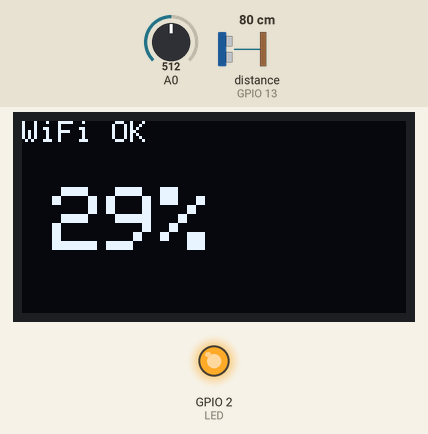
A program run on a simulated ESP8266 (Wemos D1 mini). Shown: 128×64 one-colour display, output pins drawn as LEDs (lit = HIGH). Wiring (inferred from the names in the program): ultrasonic range finder: trigger GPIO 14; echo GPIO 13. The test bench sets the inputs (shaded band); at power-on: A0 = 512, distance to the obstacle (sensor on GPIO 13) 80 cm. The echo pulse lasts 58.3 µs per cm; WiFi joins after 1.5 s; servers stay silent unless stated; random numbers use the default seed unless the program sets one; no MQTT or app messages arrive unless stated; pins used as bus, display or sensor lines are not drawn.

Above: at 3.3 s.
3.4 s: A0 set to 738
7.6 s: A0 set to 764
9.1 s: A0 set to 740
10.6 s: distance to the obstacle (sensor on GPIO 13) set to 2 cm
At 14.1 s:
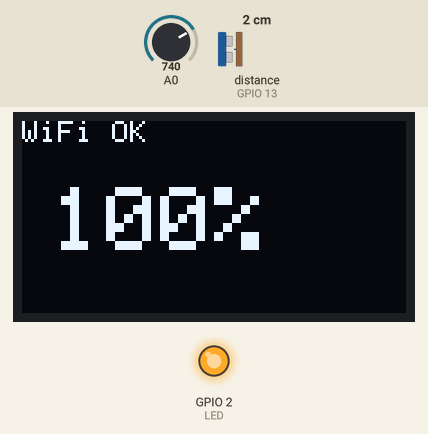
14.7 s: A0 set to 760
At 18.6 s:
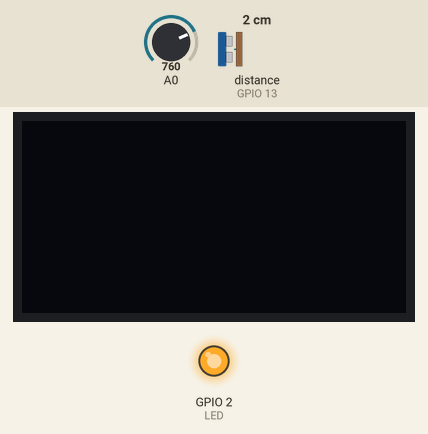
Timing chart, 0 to 19.9 s (numbered marks = the images above; inputs shaded):
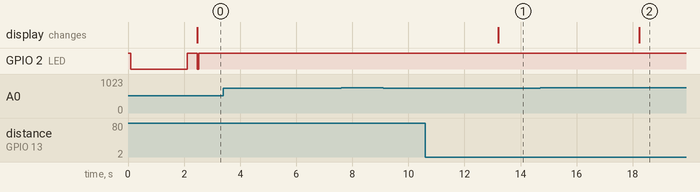

Measured:
- after the input at 3.4 s, every drawn part: stays the same
- after the input at 7.6 s, every drawn part: stays the same
- after the input at 9.1 s, every drawn part: stays the same
- after the input at 10.6 s, the display: changes after 2.6 s (image 1)
- after the input at 14.7 s, the display: changes after 3.5 s (image 2)

The program:

main.cpp
```cpp
// IBC Level Sensor
// Autor: Holger Hunger
// 17.05.2026

#include <Arduino.h>
#include <Wire.h>
#include <ArduinoJson.h>
#include "globals.h"
#include "wifimqtt.h"
#include "display.h"
#include "sensor.h"
#include "brightness.h"

IbcDisplay display;
IbcSensor sensor;
LdrSensor ldr;

unsigned long lastPublish = -MQTT_INTERVAL_MS; // erstes Publish sofort auslösen

void publish(int level, int pct, int adc) {
    JsonDocument doc;
    doc["cm"] = level;
    doc["pct"] = pct;
    doc["adc"] = adc;
    char buf[64];
    serializeJson(doc, buf);
    client.publish(MQTT_TOPIC, buf);
}

void setup() {
    //Serial.begin(115200);
    pinMode(LED, OUTPUT);
    digitalWrite(LED, LED_OFF);

    Wire.begin(SDA, SCL);
    display.begin();
    display.show(-1, false);
    sensor.begin();
    ldr.begin();

    connectAP();
    client.setServer(MQTT_HOST, MQTT_PORT);
}

void loop() {
    unsigned long now = millis();
    int adc = ldr.readRaw();
    bool displayOn = (adc <= LDR_DARK_THRESHOLD);
    bool timeToPublish = (now - lastPublish >= MQTT_INTERVAL_MS);

    display.setPower(displayOn);

    if (displayOn || timeToPublish) {
        int raw = sensor.readCm();
        int level = (raw > 0) ? constrain(TANK_SENSOR_HEIGHT_CM - raw, 0, TANK_SENSOR_HEIGHT_CM) : -1;
        int pct = (level >= 0) ? constrain(level * 100 / TANK_OVERFLOW_CM, 0, 100) : -1;

        // Display läuft unabhängig vom WLAN-Status
        if (displayOn) {
            display.show(pct, WiFi.status() == WL_CONNECTED);
        }

        // WLAN/MQTT erst jetzt – kurz vor dem Zugriff – prüfen und ggf. aufbauen
        if (timeToPublish) {
            if (!client.connected()) {
                reconnect();
            }
            if (client.connected()) {
                client.loop();
                if (level >= 0) {
                    publish(level, pct, adc);
                }
            }
            // Intervall (und den Restart-Zähler in reconnect) im 5-Min-Takt halten,
            // auch wenn die Verbindung gerade nicht steht
            lastPublish = now;
        }
    }

    delay(DISPLAY_INTERVAL_MS);
}
```

brightness.h
```cpp
#ifndef BRIGHTNESS_H
#define BRIGHTNESS_H

#include <Arduino.h>

// LDR5528 an A0: 3.3V — 100k — A0 — LDR — GND
// Hoher ADC-Wert = hoher LDR-Widerstand = dunkel
class LdrSensor {
public:
    void begin() {
        pinMode(A0, INPUT);
    }

    // Rohwert 0–1023 (0 = hell, 1023 = dunkel)
    int readRaw() {
        long total = 0;
        for (int i = 0; i < SAMPLES; i++) {
            total += analogRead(A0);
            delay(5);
        }
        int raw = total / SAMPLES;
        //Serial.print("LDR: ");
        //Serial.println(raw);
        return raw;
    }

private:
    static constexpr int SAMPLES = 4;
};

#endif // BRIGHTNESS_H
```

display.h
```cpp
#ifndef DISPLAY_H
#define DISPLAY_H

#include <Wire.h>
#include <Adafruit_GFX.h>
#include <Adafruit_SSD1306.h>

class IbcDisplay {
public:
    void begin() {
        _display.begin(SSD1306_SWITCHCAPVCC, 0x3C);
        _display.setTextColor(SSD1306_WHITE);
    }

    void setPower(bool on) {
        _display.ssd1306_command(on ? SSD1306_DISPLAYON : SSD1306_DISPLAYOFF);
    }

    void show(int pct, bool wifiOk) {
        _display.clearDisplay();

        _display.setTextSize(1);
        _display.setCursor(0, 0);
        _display.print(wifiOk ? "WiFi OK" : "no WiFi");

        _display.setTextSize(3);
        _display.setCursor(10, 22);
        if (pct < 0) {
            _display.print("---");
        } else {
            _display.print(pct);
            _display.print("%");
        }

        _display.display();
    }

private:
    Adafruit_SSD1306 _display{128, 64, &Wire, -1};
};

#endif // DISPLAY_H
```

globals.h
```cpp
//
// Created by holger on 17.05.26
// AZ-Delivery esp8266 D1 mini
//

#ifndef GLOBALS_H
#define GLOBALS_H

auto MQTT_TOPIC = "keller/ibc_level";

// I2C
#define SDA 4
#define SCL 5

// HC-SR04
#define TRIGGER_PIN 14
#define ECHO_PIN 13

// Onboard LED
#define LED 2
#define LED_ON LOW
#define LED_OFF HIGH

#define WLAN_CONNECT_WAIT 1000

#define DISPLAY_INTERVAL_MS  5000UL    // Mess- und Anzeigetakt wenn Display AN
#define MQTT_INTERVAL_MS     300000UL  // MQTT-Publish-Intervall (5 Minuten)

// LDR: ADC-Wert ab dem das Display abgeschaltet wird (dunkel = hoher Wert)
#define LDR_DARK_THRESHOLD 750

// IBC-Geometrie (cm)
#define TANK_SENSOR_HEIGHT_CM 106   // Abstand Behälterboden bis Sensor
#define TANK_OVERFLOW_CM      88    // Füllstand bei dem der Behälter überläuft

#endif //GLOBALS_H
```

sensor.h
```cpp
#ifndef SENSOR_H
#define SENSOR_H

#include <Arduino.h>
#include "globals.h"

class IbcSensor {
public:
    bool begin() {
        pinMode(TRIGGER_PIN, OUTPUT);
        pinMode(ECHO_PIN, INPUT);
        digitalWrite(TRIGGER_PIN, LOW);
        delay(50);
        return true;
    }

    // Gibt Abstand in cm zurück, -1 bei Fehler.
    // Sammelt SAMPLES Messungen und gibt den Median zurück. Der Median ist
    // robust gegen einzelne Fehlechos (Ausreißer), die einen Mittelwert stark
    // verfälschen würden, und liefert immer einen eindeutigen Wert.
    int readCm() {
        int values[SAMPLES];
        int count = 0;

        for (int i = 0; i < SAMPLES; i++) {
            long cm = measure();
            if (cm > 0) {
                values[count++] = static_cast<int>(cm);
            }
            delay(30);
        }

        if (count == 0) {
            //Serial.println("Sensor: kein Echo");
            return -1;
        }

        // aufsteigend sortieren (Insertion Sort, kleine Datenmenge)
        for (int i = 1; i < count; i++) {
            int key = values[i];
            int j = i - 1;
            while (j >= 0 && values[j] > key) {
                values[j + 1] = values[j];
                j--;
            }
            values[j + 1] = key;
        }

        // Median: mittlerer Wert; bei gerader Anzahl Mittel der beiden mittleren
        int cm = (count % 2 == 1)
                     ? values[count / 2]
                     : (values[count / 2 - 1] + values[count / 2]) / 2;
        //Serial.print("Sensor: ");
        //Serial.print(cm);
        //Serial.println(" cm");
        return cm;
    }

private:
    static constexpr int SAMPLES = 9;

    long measure() {
        digitalWrite(TRIGGER_PIN, LOW);
        delayMicroseconds(2);
        digitalWrite(TRIGGER_PIN, HIGH);
        delayMicroseconds(10);
        digitalWrite(TRIGGER_PIN, LOW);

        // Timeout 30ms entspricht ~5m, mehr als genug für IBC
        long duration = pulseIn(ECHO_PIN, HIGH, 30000);
        if (duration == 0) return 0;

        return duration / 58;  // µs → cm (Schall hin+zurück: 343m/s → /58.3)
    }
};

#endif // SENSOR_H
```

wifimqtt.h
```cpp
//
// Created by holger on 02.08.24.
//

#ifndef WIFIMQTT_H
#define WIFIMQTT_H

#include <Arduino.h>
#include <PubSubClient.h>
#include <ESP8266WiFi.h>
#include "myConfig.h"
#include "globals.h"

// MQTT
inline String clientID = "ESP8266-IBC";
// String clientID = "ESP32-";
inline WiFiClient espClient;
inline PubSubClient client(espClient);

// Beim Boot: WLAN-Verbindung versuchen, aber bei Misserfolg NICHT neu starten,
// damit das Gerät auch ohne WLAN hochfährt und das Display Werte anzeigt.
inline void connectAP() {
    digitalWrite(LED, LED_ON);
    WiFi.mode(WIFI_STA);
    WiFi.begin(WLAN_SSID, WLAN_PASSWORD);
    byte cnt = 0;
    while (WiFi.status() != WL_CONNECTED) {
        cnt++;
        if (cnt > 30) {
            // nach ~30 s aufgeben statt Restart
            digitalWrite(LED, LED_OFF);
            return;
        }
        delay(WLAN_CONNECT_WAIT);
    }
    digitalWrite(LED, LED_OFF);
}

// Stellt WLAN (falls nötig) und MQTT mit jeweils max. 3 Versuchen her.
// Gelingt das nicht, wird ein Fehlversuch gezählt; erst nach dem 3. erfolglosen
// reconnect()-Aufruf in Folge erfolgt ein Neustart. Da reconnect() nur im
// MQTT-Intervall (5 Min) aufgerufen wird, startet das Gerät frühestens nach
// ~15 Min ohne Verbindung neu.
inline void reconnect() {
    static byte failedCalls = 0;

    // WLAN sicherstellen (max. 3 Versuche)
    if (WiFi.status() != WL_CONNECTED) {
        WiFi.mode(WIFI_STA);
        WiFi.begin(WLAN_SSID, WLAN_PASSWORD);
        for (byte i = 0; i < 3 && WiFi.status() != WL_CONNECTED; i++) {
            digitalWrite(LED, LED_ON);
            delay(WLAN_CONNECT_WAIT);
        }
    }

    // MQTT verbinden (max. 3 Versuche), nur wenn WLAN steht
    for (byte i = 0; i < 3 && WiFi.status() == WL_CONNECTED && !client.connected(); i++) {
        digitalWrite(LED, LED_ON);
        // frische Client-ID je Versuch (ohne den Basisnamen unbegrenzt wachsen zu lassen)
        String id = clientID + String(random(0xffff), HEX);
        if (client.connect(id.c_str(), MQTT_USER, MQTT_PASSWORD)) {
            // client.subscribe(MQTT_TOPIC);
            // client.subscribe("ledState");
            // client.subscribe("testJSON");
            break;
        }
        if (i < 2) { delay(5000); } // zwischen Versuchen warten, nach dem letzten nicht
    }

    if (client.connected()) {
        failedCalls = 0;
        digitalWrite(LED, LED_OFF);
    } else {
        failedCalls++;
        digitalWrite(LED, LED_OFF);
        if (failedCalls >= 3) { ESP.restart(); }
    }
}

#endif //WIFIMQTT_H
```

example_myConfig.h
```cpp
//
// Created by holger on 14.09.24.
//

#ifndef MYCONFIG_H
#define MYCONFIG_H

auto WLAN_SSID = "";
auto WLAN_PASSWORD = "";

auto MQTT_HOST = "";
auto MQTT_PORT = 1883;

auto MQTT_USER = "";
auto MQTT_PASSWORD = "";

#endif //MYCONFIG_H
```
